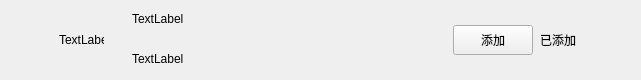
<?xml version="1.0" encoding="UTF-8"?>
<ui version="4.0">
 <class>ApplyFriendItem</class>
 <widget class="QWidget" name="ApplyFriendItem">
  <property name="geometry">
   <rect>
    <x>0</x>
    <y>0</y>
    <width>641</width>
    <height>80</height>
   </rect>
  </property>
  <property name="maximumSize">
   <size>
    <width>16777215</width>
    <height>80</height>
   </size>
  </property>
  <property name="windowTitle">
   <string>Form</string>
  </property>
  <layout class="QHBoxLayout" name="horizontalLayout">
   <property name="spacing">
    <number>6</number>
   </property>
   <property name="leftMargin">
    <number>9</number>
   </property>
   <property name="topMargin">
    <number>0</number>
   </property>
   <property name="rightMargin">
    <number>0</number>
   </property>
   <property name="bottomMargin">
    <number>0</number>
   </property>
   <item>
    <spacer name="horizontalSpacer">
     <property name="orientation">
      <enum>Qt::Orientation::Horizontal</enum>
     </property>
     <property name="sizeType">
      <enum>QSizePolicy::Policy::Fixed</enum>
     </property>
     <property name="sizeHint" stdset="0">
      <size>
       <width>50</width>
       <height>20</height>
      </size>
     </property>
    </spacer>
   </item>
   <item>
    <widget class="QLabel" name="icon_lb">
     <property name="minimumSize">
      <size>
       <width>45</width>
       <height>45</height>
      </size>
     </property>
     <property name="maximumSize">
      <size>
       <width>45</width>
       <height>45</height>
      </size>
     </property>
     <property name="text">
      <string>TextLabel</string>
     </property>
    </widget>
   </item>
   <item>
    <widget class="QWidget" name="widget" native="true">
     <layout class="QHBoxLayout" name="horizontalLayout_2">
      <property name="spacing">
       <number>7</number>
      </property>
      <property name="leftMargin">
       <number>11</number>
      </property>
      <property name="topMargin">
       <number>2</number>
      </property>
      <property name="rightMargin">
       <number>11</number>
      </property>
      <property name="bottomMargin">
       <number>2</number>
      </property>
      <item>
       <widget class="QWidget" name="widget_2" native="true">
        <layout class="QVBoxLayout" name="verticalLayout">
         <property name="spacing">
          <number>10</number>
         </property>
         <property name="leftMargin">
          <number>11</number>
         </property>
         <property name="topMargin">
          <number>2</number>
         </property>
         <property name="rightMargin">
          <number>11</number>
         </property>
         <property name="bottomMargin">
          <number>2</number>
         </property>
         <item>
          <widget class="QLabel" name="user_chat_lb">
           <property name="minimumSize">
            <size>
             <width>100</width>
             <height>30</height>
            </size>
           </property>
           <property name="maximumSize">
            <size>
             <width>200</width>
             <height>30</height>
            </size>
           </property>
           <property name="text">
            <string>TextLabel</string>
           </property>
          </widget>
         </item>
         <item>
          <widget class="QLabel" name="user_name_lb">
           <property name="minimumSize">
            <size>
             <width>100</width>
             <height>30</height>
            </size>
           </property>
           <property name="maximumSize">
            <size>
             <width>200</width>
             <height>30</height>
            </size>
           </property>
           <property name="text">
            <string>TextLabel</string>
           </property>
          </widget>
         </item>
        </layout>
       </widget>
      </item>
      <item>
       <spacer name="horizontalSpacer_3">
        <property name="orientation">
         <enum>Qt::Orientation::Horizontal</enum>
        </property>
        <property name="sizeHint" stdset="0">
         <size>
          <width>40</width>
          <height>20</height>
         </size>
        </property>
       </spacer>
      </item>
      <item>
       <widget class="ClickedBtn" name="addBtn">
        <property name="minimumSize">
         <size>
          <width>80</width>
          <height>30</height>
         </size>
        </property>
        <property name="maximumSize">
         <size>
          <width>80</width>
          <height>30</height>
         </size>
        </property>
        <property name="text">
         <string>添加</string>
        </property>
       </widget>
      </item>
      <item>
       <widget class="QLabel" name="already_add_lb">
        <property name="minimumSize">
         <size>
          <width>40</width>
          <height>0</height>
         </size>
        </property>
        <property name="text">
         <string>已添加</string>
        </property>
       </widget>
      </item>
      <item>
       <spacer name="horizontalSpacer_2">
        <property name="orientation">
         <enum>Qt::Orientation::Horizontal</enum>
        </property>
        <property name="sizeType">
         <enum>QSizePolicy::Policy::Fixed</enum>
        </property>
        <property name="sizeHint" stdset="0">
         <size>
          <width>50</width>
          <height>20</height>
         </size>
        </property>
       </spacer>
      </item>
     </layout>
    </widget>
   </item>
  </layout>
 </widget>
 <customwidgets>
  <customwidget>
   <class>ClickedBtn</class>
   <extends>QPushButton</extends>
   <header>clickedbtn.h</header>
  </customwidget>
 </customwidgets>
 <resources/>
 <connections/>
</ui>
